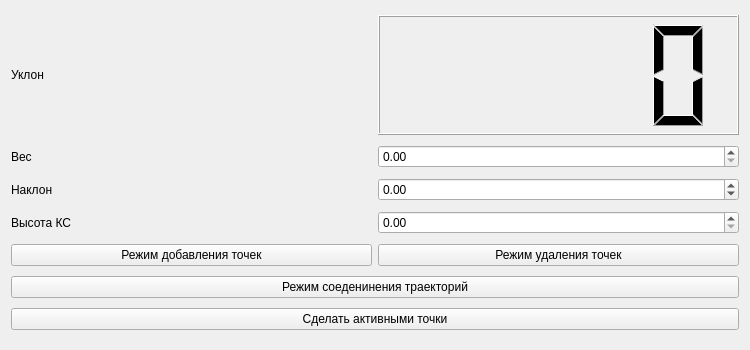
<?xml version="1.0" encoding="UTF-8"?>
<ui version="4.0">
 <class>RailsPointEditor</class>
 <widget class="QWidget" name="RailsPointEditor">
  <property name="geometry">
   <rect>
    <x>0</x>
    <y>0</y>
    <width>750</width>
    <height>350</height>
   </rect>
  </property>
  <property name="windowTitle">
   <string>Form</string>
  </property>
  <layout class="QGridLayout" name="gridLayout">
   <item row="3" column="0">
    <widget class="QLabel" name="label_5">
     <property name="text">
      <string>Высота КС</string>
     </property>
    </widget>
   </item>
   <item row="2" column="0">
    <widget class="QLabel" name="label_4">
     <property name="text">
      <string>Наклон</string>
     </property>
    </widget>
   </item>
   <item row="1" column="1">
    <widget class="QDoubleSpinBox" name="tangSpin">
     <property name="maximum">
      <double>999.000000000000000</double>
     </property>
    </widget>
   </item>
   <item row="5" column="0" colspan="2">
    <widget class="QPushButton" name="connectButt">
     <property name="text">
      <string>Режим соеденинения траекторий</string>
     </property>
     <property name="checkable">
      <bool>true</bool>
     </property>
    </widget>
   </item>
   <item row="1" column="0">
    <widget class="QLabel" name="label_3">
     <property name="text">
      <string>Вес</string>
     </property>
    </widget>
   </item>
   <item row="4" column="1">
    <widget class="QPushButton" name="trajRemPButt">
     <property name="text">
      <string>Режим удаления точек</string>
     </property>
     <property name="checkable">
      <bool>true</bool>
     </property>
    </widget>
   </item>
   <item row="4" column="0">
    <widget class="QPushButton" name="trajAddPButt">
     <property name="text">
      <string>Режим добавления точек</string>
     </property>
     <property name="checkable">
      <bool>true</bool>
     </property>
    </widget>
   </item>
   <item row="0" column="0">
    <widget class="QLabel" name="label_2">
     <property name="text">
      <string>Уклон</string>
     </property>
    </widget>
   </item>
   <item row="3" column="1">
    <widget class="QDoubleSpinBox" name="cheightSpin"/>
   </item>
   <item row="0" column="1">
    <widget class="QLCDNumber" name="lcdNumber">
     <property name="sizePolicy">
      <sizepolicy hsizetype="Minimum" vsizetype="Fixed">
       <horstretch>0</horstretch>
       <verstretch>0</verstretch>
      </sizepolicy>
     </property>
     <property name="minimumSize">
      <size>
       <width>0</width>
       <height>120</height>
      </size>
     </property>
     <property name="smallDecimalPoint">
      <bool>false</bool>
     </property>
     <property name="segmentStyle">
      <enum>QLCDNumber::Filled</enum>
     </property>
    </widget>
   </item>
   <item row="2" column="1">
    <widget class="QDoubleSpinBox" name="tiltSpin">
     <property name="minimum">
      <double>-45.000000000000000</double>
     </property>
     <property name="maximum">
      <double>45.000000000000000</double>
     </property>
    </widget>
   </item>
   <item row="6" column="0" colspan="2">
    <widget class="QPushButton" name="activeButt">
     <property name="text">
      <string>Сделать активными точки</string>
     </property>
    </widget>
   </item>
  </layout>
 </widget>
 <resources/>
 <connections/>
</ui>
